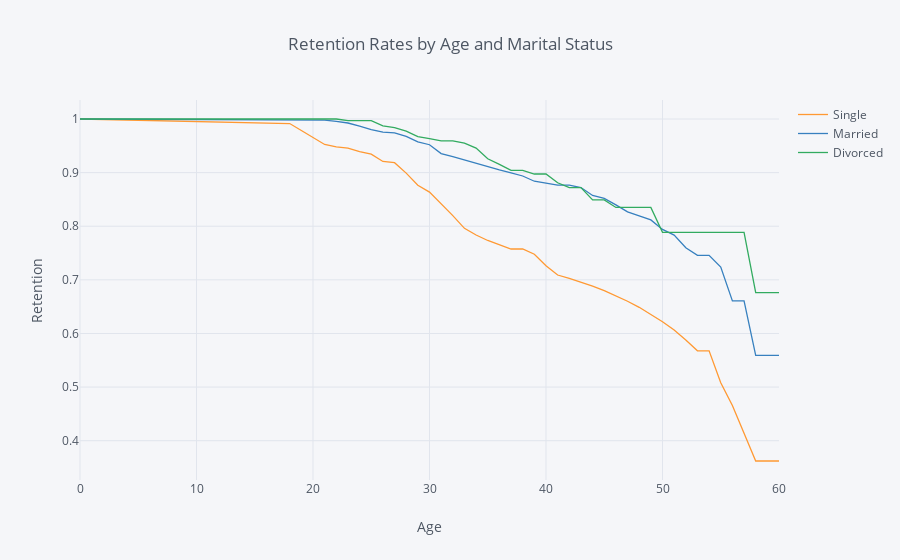

This figure's notebook cell:
### Markdown cell above
## 5. Let's also look at the marital status curves by employee age. Generate and plot the survival curves showing retention rates by marital status and age.

### Code cell
rates = survival(data, 'MaritalStatus', 'Age', 'Attrition')

rates.iplot(kind='line', xTitle='Age', yTitle='Retention',
            title='Retention Rates by Age and Marital Status')

### Figure 1 — Plotly figure (JSON) as saved in the notebook; plotly's stock layout.template omitted (floating-point values rounded to 4 significant figures)
{"data": [{"line": {"color": "rgba(255, 153, 51, 1.0)", "dash": "solid", "shape": "linear", "width": 1.3}, "mode": "lines", "name": "Single", "text": "", "type": "scatter", "uid": "468dc10c-55e4-4245-ad65-4a6e14ed078a", "x": [0, 18, 19, 20, 21, 22, 23, 24, 25, 26, 27, 28, 29, 30, 31, 32, 33, 34, 35, 36, 37, 38, 39, 40, 41, 42, 43, 44, 45, 46, 47, 48, 49, 50, 51, 52, 53, 54, 55, 56, 57, 58, 59, 60], "y": [1, 0.9915, 0.9786, 0.9657, 0.9525, 0.9481, 0.9459, 0.9391, 0.9346, 0.9208, 0.9185, 0.899, 0.8765, 0.8636, 0.8421, 0.8198, 0.7961, 0.7837, 0.7734, 0.7659, 0.7575, 0.7575, 0.7477, 0.7263, 0.709, 0.7027, 0.6957, 0.6882, 0.6799, 0.6705, 0.6601, 0.6488, 0.636, 0.6219, 0.6064, 0.588, 0.5677, 0.5677, 0.508, 0.4656, 0.4139, 0.3622, 0.3622, 0.3622]}, {"line": {"color": "rgba(55, 128, 191, 1.0)", "dash": "solid", "shape": "linear", "width": 1.3}, "mode": "lines", "name": "Married", "text": "", "type": "scatter", "uid": "42e2a26b-1d6a-4bdf-9652-946e7cd9a773", "x": [0, 18, 19, 20, 21, 22, 23, 24, 25, 26, 27, 28, 29, 30, 31, 32, 33, 34, 35, 36, 37, 38, 39, 40, 41, 42, 43, 44, 45, 46, 47, 48, 49, 50, 51, 52, 53, 54, 55, 56, 57, 58, 59, 60], "y": [1, 0.9978, 0.9978, 0.9978, 0.9978, 0.9955, 0.9925, 0.9865, 0.9804, 0.9757, 0.9741, 0.9675, 0.9573, 0.952, 0.9355, 0.9297, 0.9235, 0.9171, 0.9103, 0.9052, 0.8996, 0.8937, 0.884, 0.8805, 0.8766, 0.8766, 0.8721, 0.8574, 0.8521, 0.8399, 0.8267, 0.8195, 0.8118, 0.7941, 0.7835, 0.7598, 0.7457, 0.7457, 0.7238, 0.6608, 0.6608, 0.5592, 0.5592, 0.5592]}, {"line": {"color": "rgba(50, 171, 96, 1.0)", "dash": "solid", "shape": "linear", "width": 1.3}, "mode": "lines", "name": "Divorced", "text": "", "type": "scatter", "uid": "c4a9a981-caff-4a56-bc09-ba2402437bb4", "x": [0, 18, 19, 20, 21, 22, 23, 24, 25, 26, 27, 28, 29, 30, 31, 32, 33, 34, 35, 36, 37, 38, 39, 40, 41, 42, 43, 44, 45, 46, 47, 48, 49, 50, 51, 52, 53, 54, 55, 56, 57, 58, 59, 60], "y": [1, 1, 1, 1, 1, 1, 0.9969, 0.9969, 0.9969, 0.9873, 0.9841, 0.9774, 0.967, 0.9633, 0.9594, 0.9594, 0.955, 0.9458, 0.9258, 0.9153, 0.9041, 0.9041, 0.8974, 0.8974, 0.8811, 0.8719, 0.8719, 0.849, 0.849, 0.8351, 0.8351, 0.8351, 0.8351, 0.7887, 0.7887, 0.7887, 0.7887, 0.7887, 0.7887, 0.7887, 0.7887, 0.676, 0.676, 0.676]}], "layout": {"autosize": true, "legend": {"bgcolor": "#F5F6F9", "font": {"color": "#4D5663"}}, "paper_bgcolor": "#F5F6F9", "plot_bgcolor": "#F5F6F9", "title": {"font": {"color": "#4D5663"}, "text": "Retention Rates by Age and Marital Status"}, "xaxis": {"autorange": true, "gridcolor": "#E1E5ED", "range": [0, 60], "showgrid": true, "tickfont": {"color": "#4D5663"}, "title": {"font": {"color": "#4D5663"}, "text": "Age"}, "type": "linear", "zerolinecolor": "#E1E5ED"}, "yaxis": {"autorange": true, "gridcolor": "#E1E5ED", "range": [0.3267, 1.035], "showgrid": true, "tickfont": {"color": "#4D5663"}, "title": {"font": {"color": "#4D5663"}, "text": "Retention"}, "type": "linear", "zerolinecolor": "#E1E5ED"}}}
